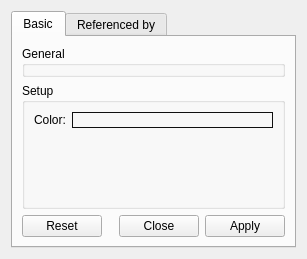
<?xml version="1.0" encoding="UTF-8"?>
<ui version="4.0">
 <class>BackgroundSetupDesigner</class>
 <widget class="QWidget" name="BackgroundSetupDesigner">
  <property name="geometry">
   <rect>
    <x>0</x>
    <y>0</y>
    <width>307</width>
    <height>259</height>
   </rect>
  </property>
  <property name="windowTitle">
   <string>Background setup designer</string>
  </property>
  <property name="toolTip">
   <string/>
  </property>
  <layout class="QVBoxLayout">
   <item>
    <widget class="QTabWidget" name="tabWidget">
     <property name="currentIndex">
      <number>0</number>
     </property>
     <widget class="QWidget" name="basicTab">
      <attribute name="title">
       <string>Basic</string>
      </attribute>
      <layout class="QVBoxLayout" name="_2">
       <item>
        <widget class="QGroupBox" name="generalGB">
         <property name="sizePolicy">
          <sizepolicy hsizetype="Preferred" vsizetype="Fixed">
           <horstretch>0</horstretch>
           <verstretch>0</verstretch>
          </sizepolicy>
         </property>
         <property name="styleSheet">
          <string notr="true">QPushButton {
	border: 1px solid #101010;
}</string>
         </property>
         <property name="title">
          <string>General</string>
         </property>
        </widget>
       </item>
       <item>
        <widget class="QGroupBox" name="groupBox">
         <property name="sizePolicy">
          <sizepolicy hsizetype="Preferred" vsizetype="Preferred">
           <horstretch>0</horstretch>
           <verstretch>0</verstretch>
          </sizepolicy>
         </property>
         <property name="minimumSize">
          <size>
           <width>0</width>
           <height>0</height>
          </size>
         </property>
         <property name="styleSheet">
          <string notr="true">QPushButton {
	border: 1px solid #101010;
	border-radius: 0px;
}</string>
         </property>
         <property name="title">
          <string>Setup</string>
         </property>
         <layout class="QGridLayout" name="_3">
          <item row="0" column="1">
           <widget class="QColorPushButton" name="colorTB">
            <property name="sizePolicy">
             <sizepolicy hsizetype="Expanding" vsizetype="Minimum">
              <horstretch>0</horstretch>
              <verstretch>0</verstretch>
             </sizepolicy>
            </property>
            <property name="text">
             <string/>
            </property>
           </widget>
          </item>
          <item row="0" column="0">
           <widget class="QLabel" name="label">
            <property name="text">
             <string>Color:</string>
            </property>
           </widget>
          </item>
          <item row="1" column="0" colspan="2">
           <spacer name="verticalSpacer">
            <property name="orientation">
             <enum>Qt::Vertical</enum>
            </property>
            <property name="sizeHint" stdset="0">
             <size>
              <width>20</width>
              <height>40</height>
             </size>
            </property>
           </spacer>
          </item>
         </layout>
        </widget>
       </item>
       <item>
        <widget class="QDialogButtonBox" name="buttonBox">
         <property name="standardButtons">
          <set>QDialogButtonBox::Apply|QDialogButtonBox::Close|QDialogButtonBox::Reset</set>
         </property>
        </widget>
       </item>
      </layout>
     </widget>
     <widget class="QWidget" name="refByTab">
      <attribute name="title">
       <string>Referenced by</string>
      </attribute>
     </widget>
    </widget>
   </item>
  </layout>
 </widget>
 <customwidgets>
  <customwidget>
   <class>QColorPushButton</class>
   <extends>QPushButton</extends>
   <header location="global">ColorPushButton.hpp</header>
  </customwidget>
 </customwidgets>
 <resources/>
 <connections/>
</ui>
